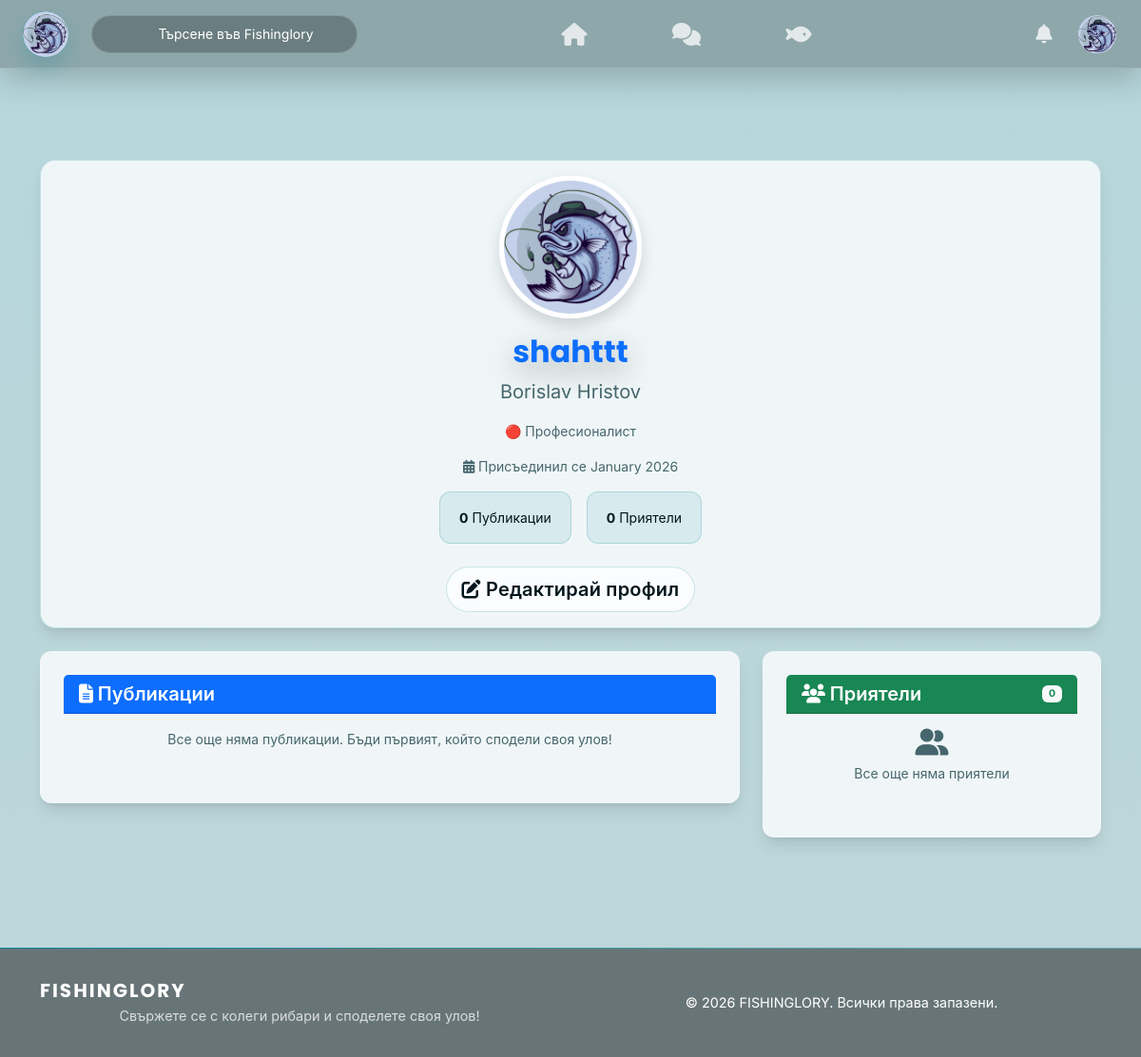
The app's page /be/users/profile.php?id=1 (signed in) with its own data.
### tables this page shows
CREATE TABLE `user_profiles` (
  `user_id` int(11) NOT NULL,
  `first_name` varchar(50) DEFAULT NULL,
  `last_name` varchar(50) DEFAULT NULL,
  `avatar_url` varchar(255) DEFAULT NULL,
  `bio` text DEFAULT NULL,
  `location` varchar(100) DEFAULT NULL,
  `experience_level` enum('beginner','advanced','pro') DEFAULT 'beginner'
);

CREATE TABLE `users` (
  `id` int(11) NOT NULL,
  `full_name` varchar(100) NOT NULL,
  `username` varchar(50) NOT NULL,
  `email` varchar(100) NOT NULL,
  `password_hash` varchar(255) NOT NULL,
  `role` enum('user','admin') DEFAULT 'user',
  `is_verified` tinyint(1) DEFAULT 0,
  `status` enum('active','banned') DEFAULT 'active',
  `created_at` timestamp NOT NULL DEFAULT current_timestamp(),
  `last_login` timestamp NULL DEFAULT NULL
);

### Config/languages.php (called while the page is built, shortened)
<?php
$lang = $_SESSION['lang'] ?? 'bg';
function __($key) {
    global $lang, $translations;
    return $translations[$lang][$key] ?? $key;
}
function getCurrentLang() {
    global $lang;
    return $lang;
}
?>

### Config/security.php (called while the page is built, shortened)
<?php
function generateCsrfToken() {
    return $_SESSION['csrf_token'];
}
function assetVersion(string $relativePath): string {
    $relativePath = ltrim($relativePath, "/\\");
    $fullPath = dirname(__DIR__) . DIRECTORY_SEPARATOR . $relativePath;
    if (is_file($fullPath)) {
        return (string) filemtime($fullPath);
    }
    return (string) time();
}

### Config/avatar_helper.php (called while the page is built, shortened)
<?php
function avatarAssetVersion($relativePath) {
    $absolutePath = __DIR__ . '/../' . ltrim($relativePath, '/');
    if (is_file($absolutePath)) {
        $mtime = filemtime($absolutePath);
        if ($mtime !== false) {
            return (string) $mtime;
        }
    }
    return null;
}
function resolveDefaultAvatarPath() {
    $theme = $_SESSION['theme'] ?? 'light';
    $isDark = ($theme === 'dark');
    $candidates = [
        'fe/assets/img/avatars/default_avatar_light.jpg',
        'fe/assets/img/default-avatar.png',
        'fe/assets/img/avatars/default.png',
        'fe/assets/img/logo_rounded.png',
    ];
    foreach ($candidates as $candidate) {
        if (is_file(__DIR__ . '/../' . $candidate)) {
            return $candidate;
        }
    }
    return 'fe/assets/img/logo.png';
}
function getUserAvatar($avatarUrl, $currentPath = null) {
    $defaultAvatar = resolveDefaultAvatarPath();
    $avatar = $avatarUrl ?? $defaultAvatar;
    if ($avatar !== $defaultAvatar && !is_file(__DIR__ . '/../' . $avatar)) {
        $avatar = $defaultAvatar;
    }
    if ($currentPath === null) {
        $currentPath = $_SERVER['PHP_SELF'] ?? '';
    }
    if (strpos($currentPath, '/fe/pages/') !== false) {
        if (strpos($avatar, 'fe/') === 0) {
            $path = '../../' . $avatar;
            if ($avatar === $defaultAvatar) {
                $version = avatarAssetVersion($defaultAvatar);
                if ($version !== null) {
                    $path .= '?v=' . $version;
                }
            }
            return $path;
        }
    } elseif (strpos($currentPath, '/be/') !== false) {
        if (strpos($avatar, 'fe/') === 0) {
            $path = '../../' . $avatar;
            if ($avatar === $defaultAvatar) {
                $version = avatarAssetVersion($defaultAvatar);
                if ($version !== null) {
                    $path .= '?v=' . $version;
                }
            }
            return $path;
        }
    }
    return $avatar;
}

### be/users/profile.php (the view, shortened to what this page needs)
<?php
require '../../config/database.php';
require '../../config/security.php';
require '../../config/languages.php';
$profileId = (int)($_GET['id'] ?? 0);
$currentUser = $_SESSION['user_id'] ?? 0;
$stmt = $pdo->prepare("
    SELECT u.id, u.username, u.full_name, u.created_at, up.avatar_url, up.bio, up.location, up.experience_level
    FROM users u
    LEFT JOIN user_profiles up ON u.id = up.user_id
    WHERE u.id = ?
");
$stmt->execute([$profileId]);
$user = $stmt->fetch();
$checkFriend = $pdo->prepare(
    "SELECT 1 FROM friends WHERE user_id = ? AND friend_id = ?"
);
$checkFriend->execute([$currentUser, $profileId]);
$isFriend = $checkFriend->fetch();
$pending = $pdo->prepare(
    "SELECT 1 FROM friend_requests
     WHERE sender_id = ? AND receiver_id = ? AND status = 'pending'"
);
$pending->execute([$currentUser, $profileId]);
$isPending = $pending->fetch();
$posts = [];
if ($isFriend || $currentUser === $profileId) {
    $stmt = $pdo->prepare("SELECT * FROM posts WHERE user_id = ? ORDER BY created_at DESC");
    $stmt->execute([$profileId]);
    $posts = $stmt->fetchAll();
} else {
    $stmt = $pdo->prepare("SELECT * FROM posts WHERE user_id = ? AND visibility = 'public' ORDER BY created_at DESC");
    $stmt->execute([$profileId]);
    $posts = $stmt->fetchAll();
}
$stmt = $pdo->prepare("
    SELECT COUNT(DISTINCT CASE
        WHEN user_id = ? THEN friend_id
        WHEN friend_id = ? THEN user_id
    END) as count
    FROM friends
    WHERE user_id = ? OR friend_id = ?
");
$stmt->execute([$profileId, $profileId, $profileId, $profileId]);
$friendCount = $stmt->fetch()['count'];
$stmt = $pdo->prepare("
    SELECT DISTINCT u.id, u.username, u.full_name, up.avatar_url
    FROM (
        SELECT friend_id as friend FROM friends WHERE user_id = ?
        UNION
        SELECT user_id as friend FROM friends WHERE friend_id = ?
    ) f
    JOIN users u ON u.id = f.friend
    LEFT JOIN user_profiles up ON u.id = up.user_id
    LIMIT 6
");
$stmt->execute([$profileId, $profileId]);
$friends = $stmt->fetchAll();
require_once '../../config/avatar_helper.php';
$profileAvatar = getUserAvatar($user['avatar_url'] ?? null);
?>
<!DOCTYPE html>
<html lang="<?= getCurrentLang() ?>">
<head>
    <link href="https://cdn.jsdelivr.net/npm/bootstrap@5.3.3/dist/css/bootstrap.min.css" rel="stylesheet">
    <link rel="stylesheet" href="https://cdnjs.cloudflare.com/ajax/libs/font-awesome/6.5.0/css/all.min.css">
    <link rel="stylesheet" href="../../fe/assets/css/style.css?v=<?= assetVersion('fe/assets/css/style.css') ?>">
    <link rel="stylesheet" href="../../fe/assets/css/navbar.css?v=<?= assetVersion('fe/assets/css/navbar.css') ?>">
    <link rel="stylesheet" href="../../fe/assets/css/profile.css?v=<?= assetVersion('fe/assets/css/profile.css') ?>">
    <link rel="stylesheet" href="../../fe/assets/css/posts.css?v=<?= assetVersion('fe/assets/css/posts.css') ?>">
    <link rel="stylesheet" href="../../fe/assets/css/components.css?v=<?= assetVersion('fe/assets/css/components.css') ?>">
</head>
<body class="d-flex flex-column min-vh-100" data-user-id="<?= isset($_SESSION['user_id']) ? $_SESSION['user_id'] : 0 ?>" data-csrf-token="<?= generateCsrfToken() ?>" data-theme="<?= $_SESSION['theme'] ?? 'light' ?>">
<?php include '../../fe/components/navbar.php'; ?>
<main class="flex-grow-1 container my-5 py-5">
    <div class="card mb-4 shadow profile-main-card">
        <div class="card-body text-center">
            <img src="<?= htmlspecialchars($profileAvatar) ?>" width="150" height="150" class="rounded-circle mb-3 border border-primary profile-avatar-main">
            <h2 class="fw-bold text-primary"><?= htmlspecialchars($user['username']) ?></h2>
            <p class="text-muted fs-5"><?= htmlspecialchars($user['full_name']) ?></p>
            <?php if (!empty($user['experience_level'])): ?>
                <p class="text-muted mb-3">
                    <?php
                    $levels = [
                        'beginner' => '🟢 ' . __('beginner'),
                        'advanced' => '🟡 ' . __('advanced'),
                        'pro' => '🔴 ' . __('pro')
                    ];
                    echo $levels[$user['experience_level']] ?? '🟢 ' . __('beginner');
                    ?>
                </p>
            <?php endif; ?>
            <p class="text-muted"><i class="fas fa-calendar-alt"></i> <?= __('joined') ?> <?= date('F Y', strtotime($user['created_at'])) ?></p>
            <div class="profile-stats">
                <div class="profile-stat-item"><strong><?= count($posts) ?></strong> <?= __('posts') ?></div>
                <div class="profile-stat-item"><strong><?= $friendCount ?></strong> <?= __('friends') ?></div>
            </div>
            <?php if ($currentUser && $currentUser !== $profileId): ?>
                <div id="friendActionContainer">
                    <?php if ($isFriend): ?>
                        <span class="badge bg-success fs-6 px-3 py-2 me-2"><?= __('friends') ?></span>
                        <form action="../friends/remove_friend.php" method="POST" class="d-inline" onsubmit="return confirm('<?= htmlspecialchars(__('remove_friend_confirm'), ENT_QUOTES, 'UTF-8') ?>');">
                            <input type="hidden" name="csrf_token" value="<?= htmlspecialchars(generateCsrfToken(), ENT_QUOTES, 'UTF-8') ?>">
                            <input type="hidden" name="friend_id" value="<?= (int) $profileId ?>">
                            <input type="hidden" name="return_to" value="profile">
                            <button type="submit" class="btn btn-outline-danger btn-sm ms-2">
                                <i class="fas fa-user-minus"></i> <?= __('remove_friend') ?>
                            </button>
                        </form>
                    <?php elseif ($isPending): ?>
                        <span class="badge bg-warning text-dark fs-6 px-3 py-2"><?= __('request_sent') ?></span>
                    <?php else: ?>
                        <button onclick="sendFriendRequest(<?= $profileId ?>)" class="btn btn-primary btn-lg" id="addFriendBtn">
                            <i class="fas fa-user-plus"></i> <?= __('add_friend') ?>
                        </button>
                    <?php endif; ?>
                </div>
            <?php elseif ($currentUser === $profileId): ?>
                <a href="../../fe/pages/edit_profile.php" class="btn btn-outline-primary btn-lg">
                    <i class="fas fa-edit"></i> <?= __('edit_profile') ?>
                </a>
            <?php endif; ?>
        </div>
    </div>
    <div class="row">
        <div class="col-md-8">
            <div class="card profile-section-card">
                <div class="card-header bg-primary text-white">
                    <h5 class="mb-0"><i class="fas fa-file-alt"></i> <?= __('posts') ?></h5>
                </div>
                <div class="card-body">
                    <?php if (empty($posts)): ?>
                        <p class="text-center text-muted"><?= __('no_posts') ?></p>
                    <?php endif; ?>
                </div>
            </div>
        </div>
        <div class="col-md-4">
            <div class="card profile-section-card">
                <div class="card-header bg-success text-white d-flex justify-content-between align-items-center">
                    <h5 class="mb-0"><i class="fas fa-users"></i> <?= __('friends') ?></h5>
                    <span class="badge bg-light text-success"><?= $friendCount ?></span>
                </div>
                <div class="card-body">
                    <?php if (empty($friends)): ?>
                        <p class="text-center text-muted">
                            <i class="fas fa-user-friends fa-2x mb-2 d-block"></i>
                            <?= __('no_friends') ?>
                        </p>
                    <?php endif; ?>
                </div>
            </div>
        </div>
    </div>
</main>
<?php include '../../fe/components/footer.php'; ?>
</body>
</html>

### records on screen
user_profiles: user_id.username "shahttt", user_id.full_name "Borislav Hristov", experience_level "🔴 Професионалист", user_id.created_at "January 2026"

### other values on screen
__('search_placeholder') "Търсене във Fishinglory"
__('joined') "Присъединил се"
count($posts) "0"
__('posts') "Публикации"
$friendCount "0"
__('friends') "Приятели"
__('edit_profile') "Редактирай профил"
__('no_posts') "Все още няма публикации. Бъди първият, който сподели своя улов!"
__('no_friends') "Все още няма приятели"
__('footer_tagline') "Свържете се с колеги рибари и споделете своя улов!"
__('all_rights_reserved') "Всички права запазени."
